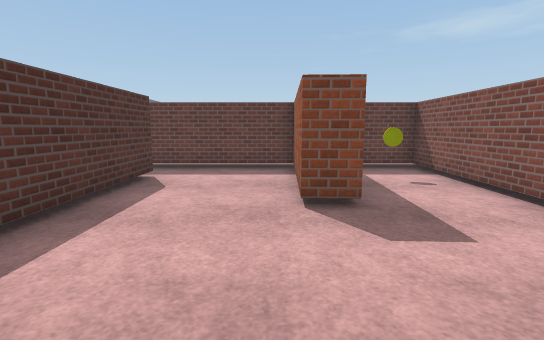
[1] (above)

22 first-person views from a walk through a scene from a Unity 3-D project. The camera is 1.3 m above the floor, tilts 8° down and sees 85° across. The floor is counted in squares, 1 m on a side. Each view is taken from the middle of a square. On the plan, view 1 faces up. The plan holds only what a view shows up to about 14 squares ahead; the rest is blank. The place goes on beyond the plan. The player character is not drawn. Door leaves are left out, so doorways stand open. Surface patterns are stand-ins for the level's own textures.

[2]
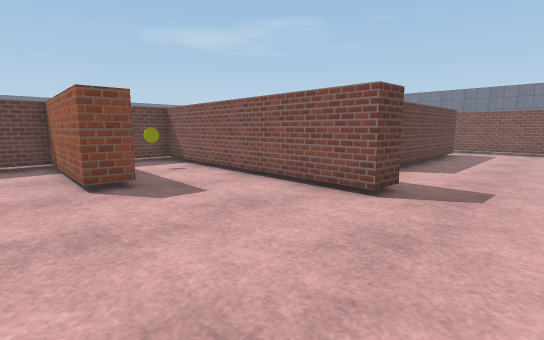

[3]
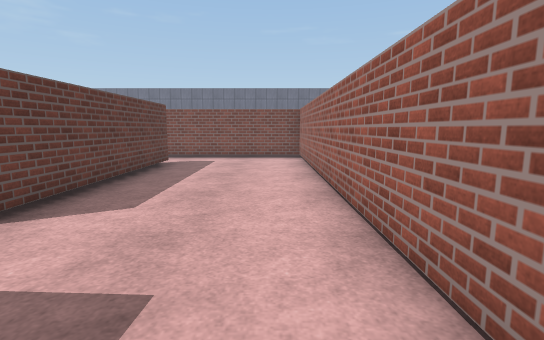

[4]
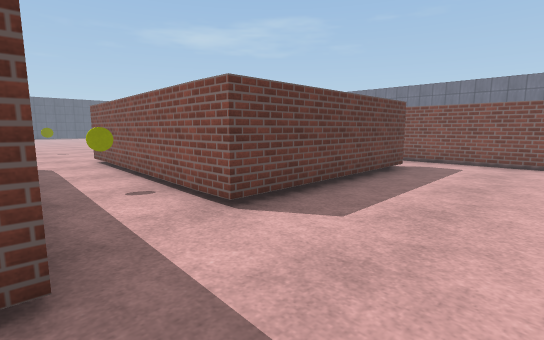

[5]
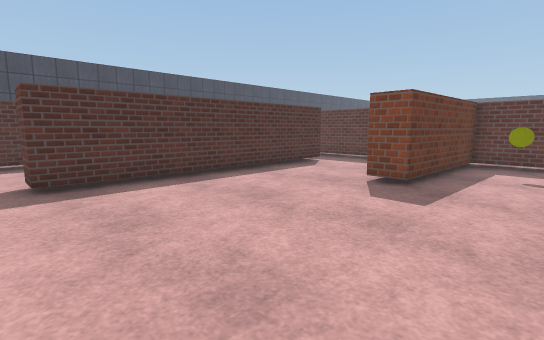

[6]
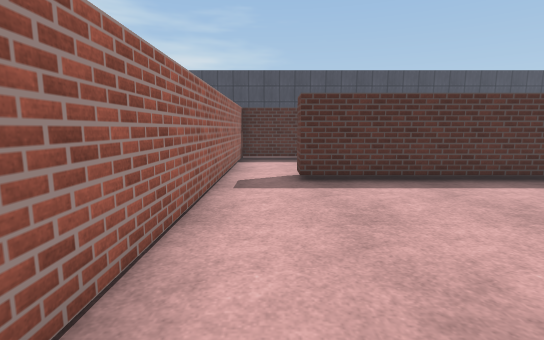

[7]
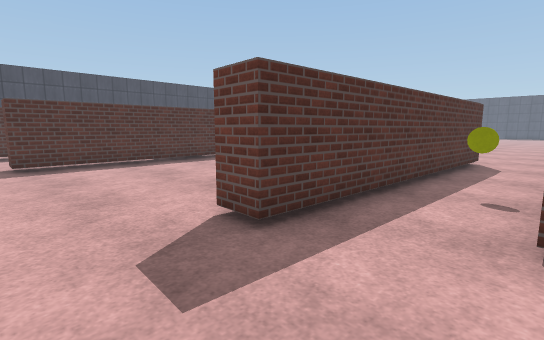

[8]
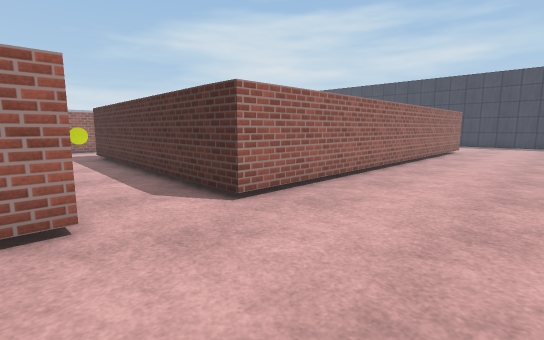

[9]
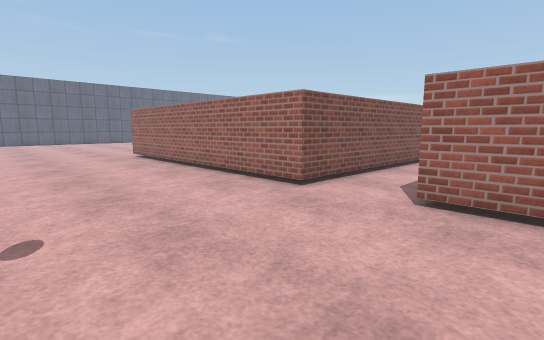

[10]
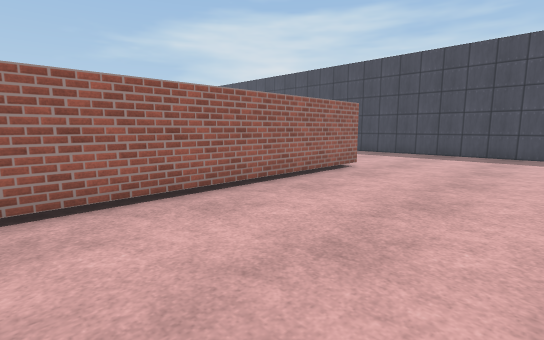

[11]
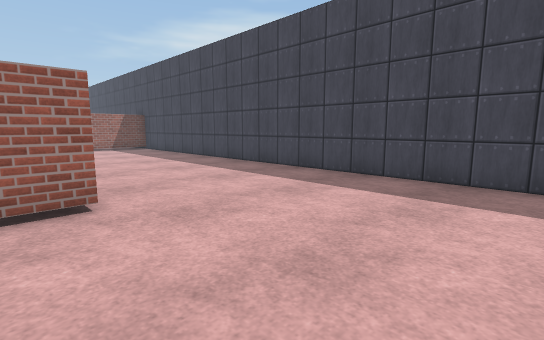

[12]
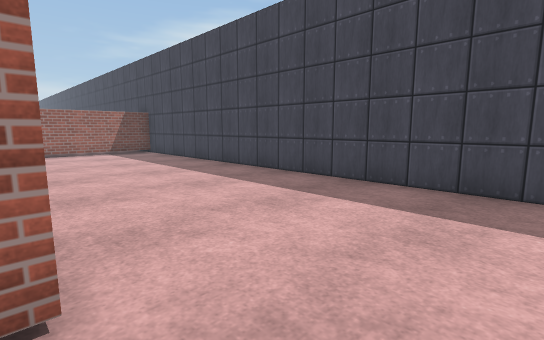

[13]
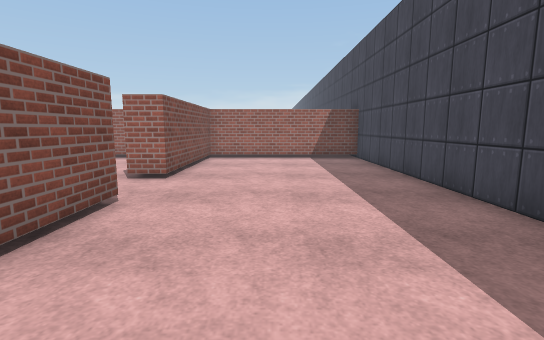

[14]
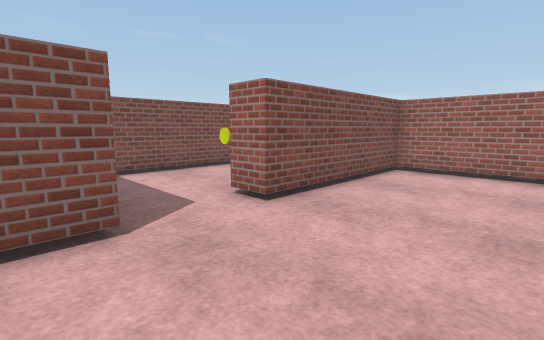

[15]
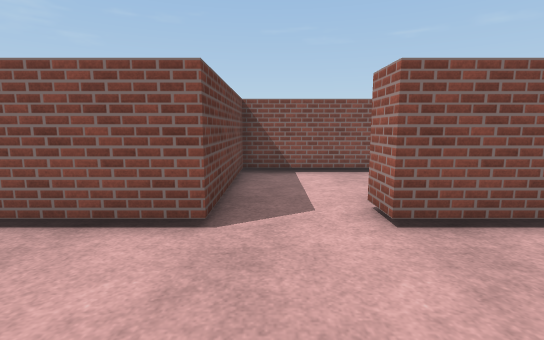

[16]
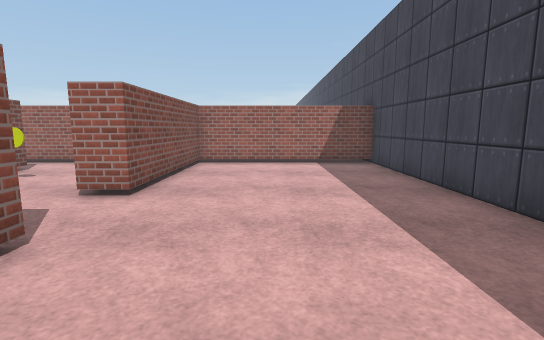

[17]
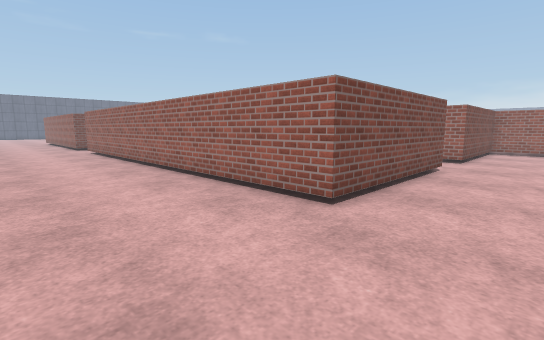

[18]
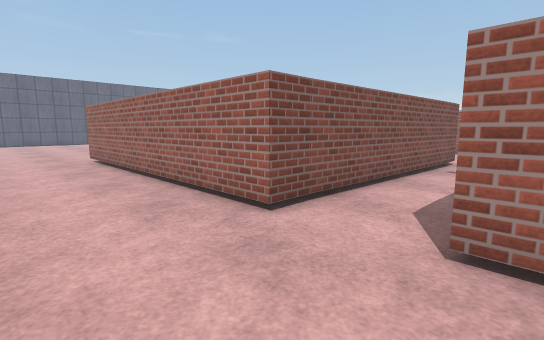

[19]
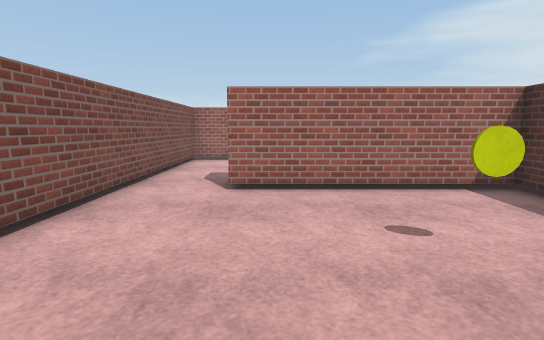

[20]
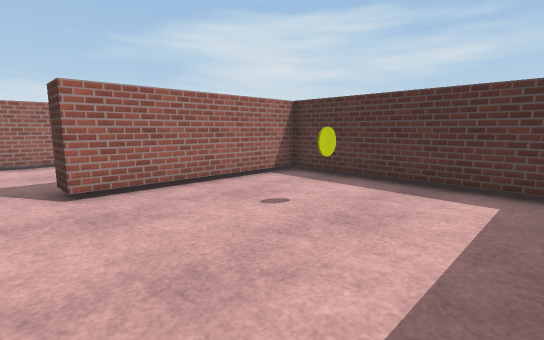

[21]
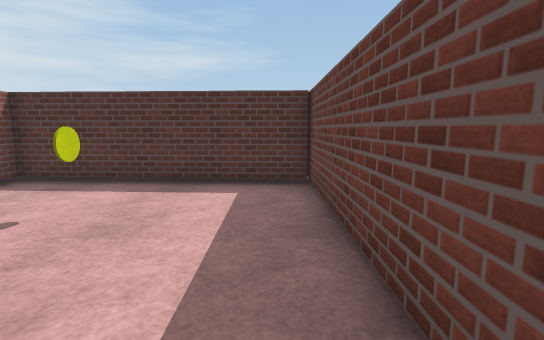

[22]
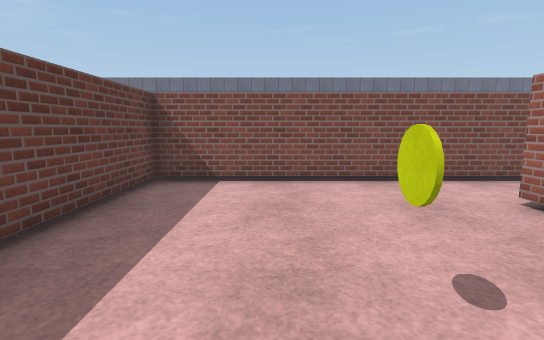

### Floor plan
Points are (right, up) in squares from view 1. A wall is a line through its corners. A room is listed if a view was taken in it or the views show most of it. See-through windows are left out.
Room 1 (views 1, 2, 3, 4, 5, 6, 7)
walls: (5.1, -3.2) (17.2, -3.2) (17.2, 2.5); (5.8, 10.9) (5.3, 0.5) (4.3, 0.5) (4.7, 9.9) (1.7, 9.9) (1.5, 4.8) (0.5, 4.9) (0.7, 9.9) (-4.2, 9.9); (-3.3, 8.1) (-3.3, -1.3); (-2.6, -3.2) (2.9, -3.2); (14.9, 1.8) (7.8, 1.8) (8.2, 10.9)
ways out: opening at (7, 10) to room 2; open door at (16, 2.5) to room 3; opening at (-3.5, -2) to room 4; opening at (-3.5, 9)
objects: yellow coin (3, 8); yellow coin (7, 5)
Room 2 (views 8, 9, 10, 11, 12, 13, 14, 15, 16, 17, 18)
walls: (-9.3, 4.9) (-9.3, 10.9) (5.8, 10.9); (8.2, 10.9) (18.2, 10.9); (-15.8, 15.8) (-15.8, -3.2) (-9.3, -3.2) (-9.3, 2.4)
ways out: opening at (7, 10) to room 1; opening at (-8.5, 3.5) to room 4; opening at (19.5, 11.5)
Room 3 (views 19, 20, 21, 22)
walls: (9.2, 9.9) (8.9, 2.8) (14.9, 2.8); (17.2, 2.5) (17.2, 9.9) (8.8, 9.9)
ways out: open door at (16, 2.5) to room 1
objects: yellow coin (12, 6)
Room 4 (no view inside)
walls: (-8.3, -0.9) (-8.3, -3.2) (-2.6, -3.2); (-3.3, -1.3) (-4.3, -1.3) (-4.3, 4.9) (-9.3, 4.9); (-9.3, 2.4) (-8.2, 2.4)
ways out: opening at (-3.5, -2) to room 1; opening at (-8.5, 3.5) to room 2
objects: yellow coin (-6, 1)

Where each view was taken, in squares from view 1:
view 1: 0 up, 0 right, facing up
view 2: 2 down, 1 left, facing up-right
view 3: 2 down, 4 right, facing right
view 4: 2 down, 5 right, facing up-right
view 5: 2 down, 4 right, facing up-left
view 6: 2 down, 4 right, facing left
view 7: 2 down, 8 right, facing up-left
view 8: 15 up, 9 right, facing down-left
view 9: 16 up, 4 right, facing down-right
view 10: 16 up, 0 right, facing down-left
view 11: 16 up, 8 left, facing down-left
view 12: 13 up, 9 left, facing down-left
view 13: 10 up, 12 left, facing down
view 14: 6 up, 13 left, facing down-right
view 15: 4 up, 13 left, facing right
view 16: 8 up, 12 left, facing down
view 17: 15 up, 12 left, facing down-right
view 18: 14 up, 5 right, facing down-right
view 19: 9 up, 14 right, facing down
view 20: 9 up, 16 right, facing down-left
view 21: 9 up, 16 right, facing left
view 22: 7 up, 10 right, facing right
